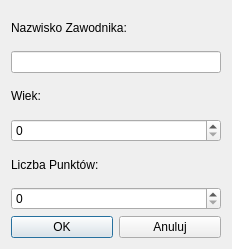
<?xml version="1.0" encoding="UTF-8"?>
<ui version="4.0">
 <class>Dialog</class>
 <widget class="QDialog" name="Dialog">
  <property name="geometry">
   <rect>
    <x>0</x>
    <y>0</y>
    <width>232</width>
    <height>249</height>
   </rect>
  </property>
  <property name="windowTitle">
   <string>Dialog</string>
  </property>
  <layout class="QGridLayout" name="gridLayout">
   <item row="0" column="0">
    <layout class="QVBoxLayout" name="verticalLayout_5">
     <item>
      <layout class="QVBoxLayout" name="verticalLayout_4">
       <item>
        <layout class="QVBoxLayout" name="verticalLayout">
         <item>
          <widget class="QLabel" name="label">
           <property name="text">
            <string>Nazwisko Zawodnika:</string>
           </property>
          </widget>
         </item>
         <item>
          <widget class="QLineEdit" name="lineEdit"/>
         </item>
        </layout>
       </item>
       <item>
        <layout class="QVBoxLayout" name="verticalLayout_2">
         <item>
          <widget class="QLabel" name="label_2">
           <property name="text">
            <string>Wiek:</string>
           </property>
          </widget>
         </item>
         <item>
          <widget class="QSpinBox" name="wiekBox"/>
         </item>
        </layout>
       </item>
       <item>
        <layout class="QVBoxLayout" name="verticalLayout_3">
         <item>
          <widget class="QLabel" name="label_3">
           <property name="text">
            <string>Liczba Punktów:</string>
           </property>
          </widget>
         </item>
         <item>
          <widget class="QSpinBox" name="RankingBox"/>
         </item>
        </layout>
       </item>
      </layout>
     </item>
     <item>
      <layout class="QHBoxLayout" name="horizontalLayout">
       <item>
        <widget class="QPushButton" name="OK">
         <property name="text">
          <string>OK</string>
         </property>
        </widget>
       </item>
       <item>
        <widget class="QPushButton" name="Anulu">
         <property name="text">
          <string>Anuluj</string>
         </property>
        </widget>
       </item>
      </layout>
     </item>
    </layout>
   </item>
  </layout>
 </widget>
 <resources/>
 <connections/>
</ui>
